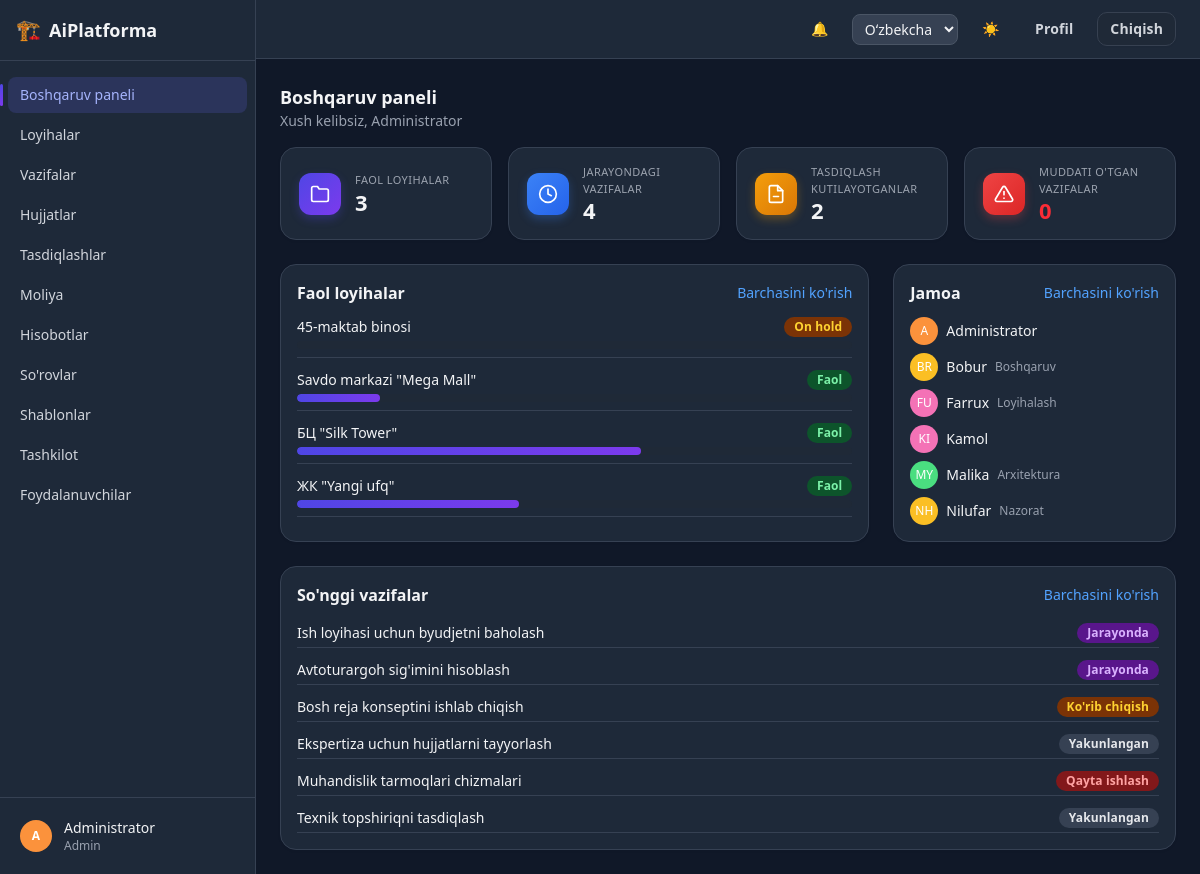
/ (signed in), run on an earlier commit of the app's database.
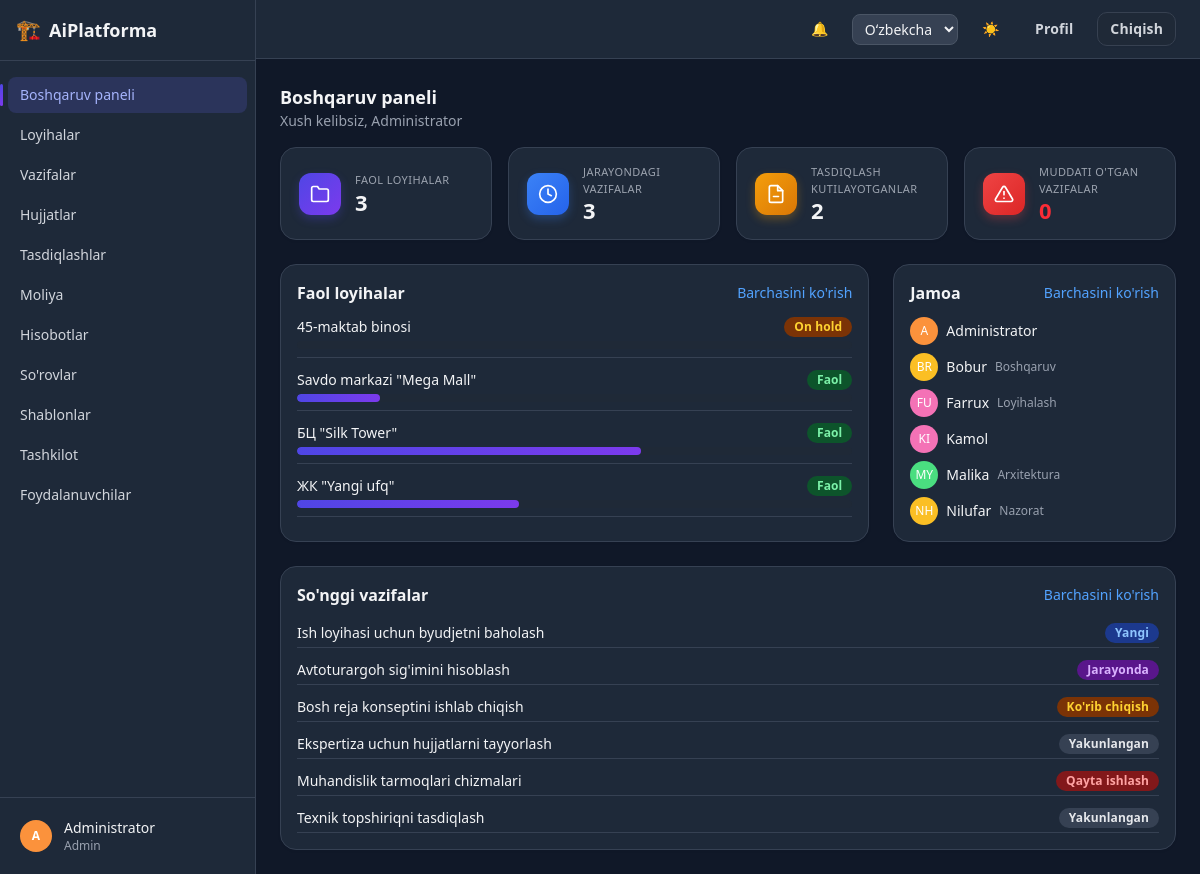
And on a later commit of the database.
### apps/tasks/models.py (models this page shows, shortened)
class Task(models.Model):
    class Status(models.TextChoices):
        NEW = "new", _("New")
        IN_PROGRESS = "in_progress", _("In progress")
        REVIEW = "review", _("Review")
        REVISION = "revision", _("Needs revision")
        APPROVED = "approved", _("Approved")
        COMPLETED = "completed", _("Completed")
    class Priority(models.TextChoices):
        LOW = "low", _("Low")
        MEDIUM = "medium", _("Medium")
        HIGH = "high", _("High")
        CRITICAL = "critical", _("Critical")
    id = models.UUIDField(primary_key=True, default=uuid.uuid4, editable=False)
    title = models.CharField(max_length=255)
    description = models.TextField(blank=True, null=True)
    project = models.ForeignKey("projects.Project", on_delete=models.CASCADE, related_name="tasks")
    section = models.ForeignKey(
        "projects.Section", on_delete=models.SET_NULL, null=True, blank=True, related_name="tasks"
    )
    assignee = models.ForeignKey(
        settings.AUTH_USER_MODEL, on_delete=models.SET_NULL, null=True, blank=True, related_name="assigned_tasks"
    )
    creator = models.ForeignKey(
        settings.AUTH_USER_MODEL, on_delete=models.PROTECT, related_name="created_tasks"
    )
    status = models.CharField(max_length=20, choices=Status.choices, default=Status.NEW)
    priority = models.CharField(max_length=20, choices=Priority.choices, default=Priority.MEDIUM)
    deadline = models.DateField(blank=True, null=True)
    created_at = models.DateTimeField(auto_now_add=True)
    updated_at = models.DateTimeField(auto_now=True)
    class Meta:
        ordering = ["-created_at"]
    def is_overdue(self):
        from django.utils import timezone
        return bool(
            self.deadline
            and self.status not in (Task.Status.COMPLETED, Task.Status.APPROVED)
            and self.deadline < timezone.now().date()
        )

### apps/core/views.py (the view)
# urls.py: path("", views.dashboard, name="dashboard"),
@login_required
def dashboard(request):
    projects = visible_projects_for(request.user)
    tasks = Task.objects.filter(project__in=projects)
    documents = Document.objects.filter(project__in=projects)
    today = timezone.now().date()
    return render(request, "core/dashboard.html", {
        "active_projects_count": projects.filter(status=Project.Status.ACTIVE).count(),
        "in_progress_tasks_count": tasks.filter(status=Task.Status.IN_PROGRESS).count(),
        "pending_approvals_count": documents.filter(status=DocumentStatus.REVIEW).count(),
        "overdue_tasks_count": tasks.filter(deadline__lt=today).exclude(
            status__in=[Task.Status.COMPLETED, Task.Status.APPROVED]
        ).count(),
        "recent_projects": projects.order_by("-created_at")[:5],
        "recent_tasks": tasks.select_related("assignee", "project").order_by("-created_at")[:6],
        "team": User.objects.filter(is_active=True)[:6],
    })

### apps/accounts/models.py (called while the page is built)
    def get_short_name(self):
        return self.full_name.split()[0] if self.full_name else self.email

### apps/core/context_processors.py (called while the page is built)
def dark_mode(request):
    return {"dark_mode": getattr(request, "dark_mode", True)}

### apps/core/templatetags/core_extras.py (called while the page is built)
@register.filter
def initials(name):
    if not name:
        return "?"
    parts = str(name).split()
    letters = "".join(p[0] for p in parts[:2] if p)
    return letters.upper() or "?"

@register.filter
def avatar_color(name):
    if not name:
        return _AVATAR_PALETTE[0]
    total = sum(ord(ch) for ch in str(name))
    return _AVATAR_PALETTE[total % len(_AVATAR_PALETTE)]

### apps/projects/models.py (called while the page is built)
    @property
    def paid_percentage(self):
        if not self.budget:
            return 0
        return min(100, round(self.paid_amount / self.budget * 100))

### apps/projects/permissions.py (called while the page is built)
def visible_projects_for(user):
    from .models import Project
    if user.is_superuser or user.role in (User.Role.ADMIN, User.Role.MANAGER):
        return Project.objects.all()
    return Project.objects.filter(
        Q(members__user=user)
        & (Q(members__expires_at__isnull=True) | Q(members__expires_at__gt=timezone.now()))
    ).distinct()

### apps/tasks/templatetags/task_extras.py (called while the page is built)
@register.filter
def task_status_badge(status):
    return _BADGE_CLASSES[_STATUS_VARIANT.get(status, "default")]

### templates/core/dashboard.html (shortened to what the changed rows need)
{% extends "base.html" %}
{% load i18n core_extras project_extras task_extras %}
{% block page_title %}{% trans "Dashboard" %}{% endblock %}
{% block content %}
<div class="mb-6 grid grid-cols-2 gap-4 md:grid-cols-4">
  <a href="{% url 'tasks:board' %}" class="card ap-stat">
    <div>
      <p class="ap-stat-label">{% trans "Tasks in progress" %}</p>
      <p class="ap-stat-value">{{ in_progress_tasks_count }}</p>
    </div>
  </a>
</div>
<div class="grid grid-cols-1 gap-6 lg:grid-cols-3">
  <div class="card p-4 lg:col-span-2">
    <div class="mb-3 flex items-center justify-between">
      <h2 class="font-semibold">{% trans "Active projects" %}</h2>
    </div>
  </div>
  <div class="card p-4">
    <div class="mb-3 flex items-center justify-between">
      <h2 class="font-semibold">{% trans "Team" %}</h2>
    </div>
  </div>
  <div class="card p-4 lg:col-span-3">
    <div class="mb-3 flex items-center justify-between">
      <h2 class="font-semibold">{% trans "Recent tasks" %}</h2>
    </div>
    <ul class="space-y-2 text-sm">
      {% for task in recent_tasks %}
        <li class="flex items-center justify-between border-b border-gray-100 py-1 dark:border-gray-700">
          <a href="{% url 'tasks:detail' task.pk %}" class="hover:underline">{{ task.title }}</a>
          <span class="flex items-center gap-2">
            <span class="{{ task.status|task_status_badge }}">{{ task.get_status_display }}</span>
          </span>
        </li>
      {% empty %}<li class="text-gray-500 dark:text-gray-400">{% trans "No tasks yet." %}</li>{% endfor %}
    </ul>
  </div>
</div>
{% endblock %}

What changed in the data, as far as the page shows it:
changed Task "Ish loyihasi uchun byudjetni baholash": status "Jarayonda" → "Yangi"
Also different on the page:
{{ in_progress_tasks_count }}: "4" → "3"
